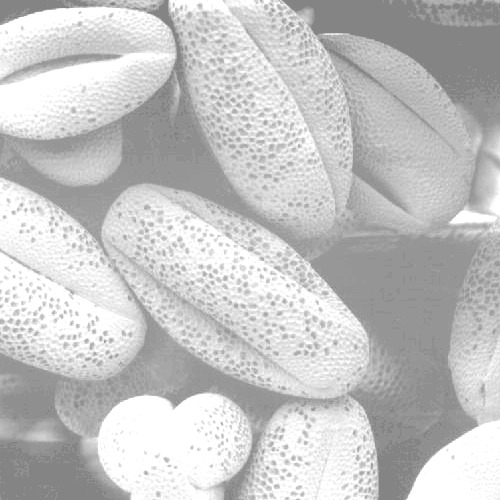
#> input picture cap3/img/3201.tif, 500 x 500 px, found by its file name
$ python 320.py
#> lines starting #> are read from the running program, lines starting #| are printed output that depends on the picture
#!/usr/bin/env python
# coding: utf-8

# In[31]:


import numpy as np
import cv2
import matplotlib.pyplot as plt
from PIL import Image as im


# In[38]:


imga = cv2.imread('img/3201.tif')
#> imga is the input picture: shape (500, 500, 3); min 132, max 255, mean 196.4
imga0 = cv2.imread('img/3201.tif',0)
#> imga0: shape (500, 500); min 132, max 255, mean 196.4
imgb = cv2.imread('img/3202.tif')
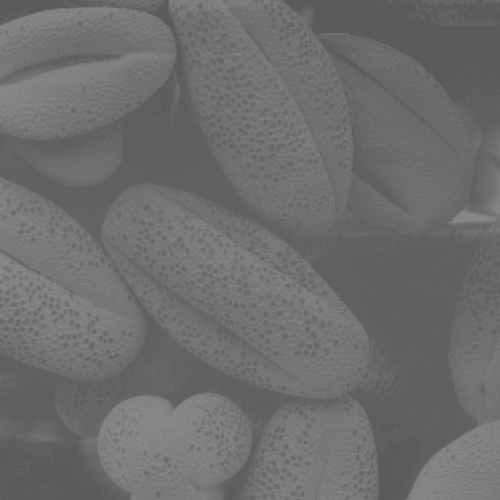
#> input picture cap3/img/3202.tif, 500 x 500 px, found by its file name
#> imgb is the input picture: shape (500, 500, 3); min 91, max 138, mean 109.1
imgb0 = cv2.imread('img/3202.tif',0)
#> imgb0: shape (500, 500); min 91, max 138, mean 109.1
imgc = cv2.imread('img/3203.tif')
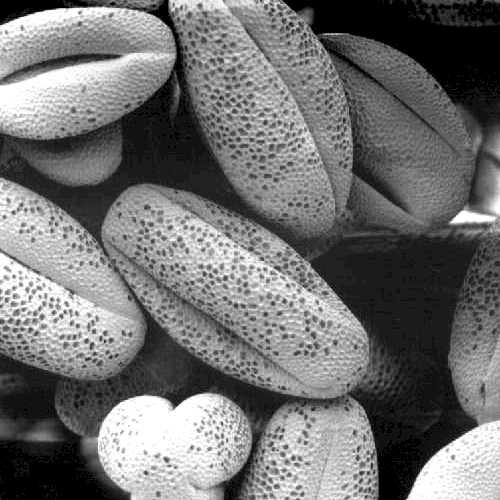
#> input picture cap3/img/3203.tif, 500 x 500 px, found by its file name
#> imgc is the input picture: shape (500, 500, 3); min 0, max 255, mean 113.2
imgc0 = cv2.imread('img/3203.tif',0)
#> imgc0: shape (500, 500); min 0, max 255, mean 113.2
imgd = cv2.imread('img/3204.tif')
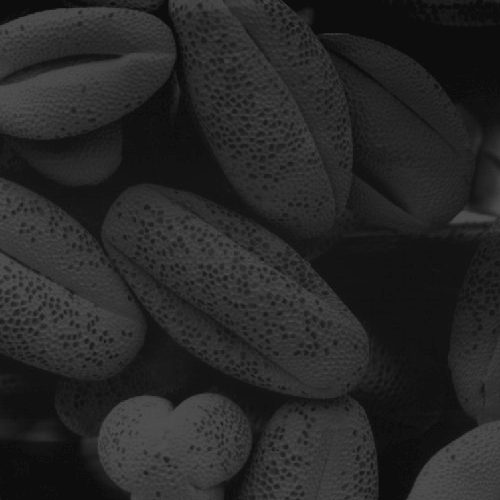
#> input picture cap3/img/3204.tif, 500 x 500 px, found by its file name
#> imgd is the input picture: shape (500, 500, 3); min 13, max 83, mean 38.7
imgd0 = cv2.imread('img/3204.tif',0)
#> imgd0: shape (500, 500); min 13, max 83, mean 38.7


# In[40]:


eqa = cv2.equalizeHist(imga0)
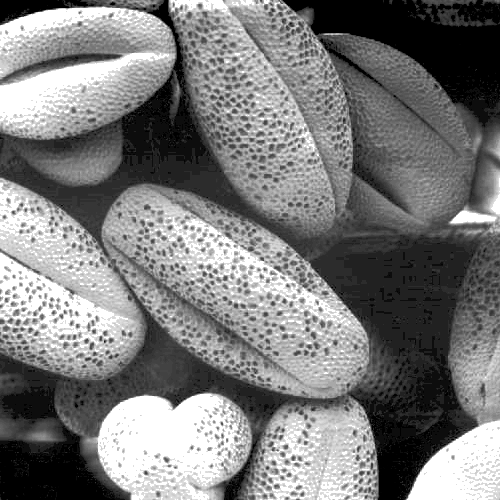
#> eqa: shape (500, 500); min 0, max 255, mean 123.2
eqb = cv2.equalizeHist(imgb0)
eqc = cv2.equalizeHist(imgc0)
eqd = cv2.equalizeHist(imgd0)


# In[50]:


fig, axs = plt.subplots(4, 3)
fig.set_size_inches(12, 16)

plt.subplot(431), plt.imshow(imgd, cmap='gray')
plt.subplot(432), plt.imshow(eqd, cmap='gray')
plt.subplot(433), plt.hist(eqd.flatten(), 255, [0, 255])
plt.subplot(434), plt.imshow(imga, cmap='gray')
plt.subplot(435), plt.imshow(eqa, cmap='gray')
plt.subplot(436), plt.hist(eqa.flatten(), 255, [0, 255])
plt.subplot(437), plt.imshow(imgb, cmap='gray')
plt.subplot(438), plt.imshow(eqb, cmap='gray')
plt.subplot(439), plt.hist(eqb.flatten(), 255, [0, 255])
plt.subplot(4,3,10), plt.imshow(imgc, cmap='gray')
plt.subplot(4,3,11), plt.imshow(eqc, cmap='gray')
plt.subplot(4,3,12), plt.hist(eqc.flatten(), 255, [0, 255])

plt.show()
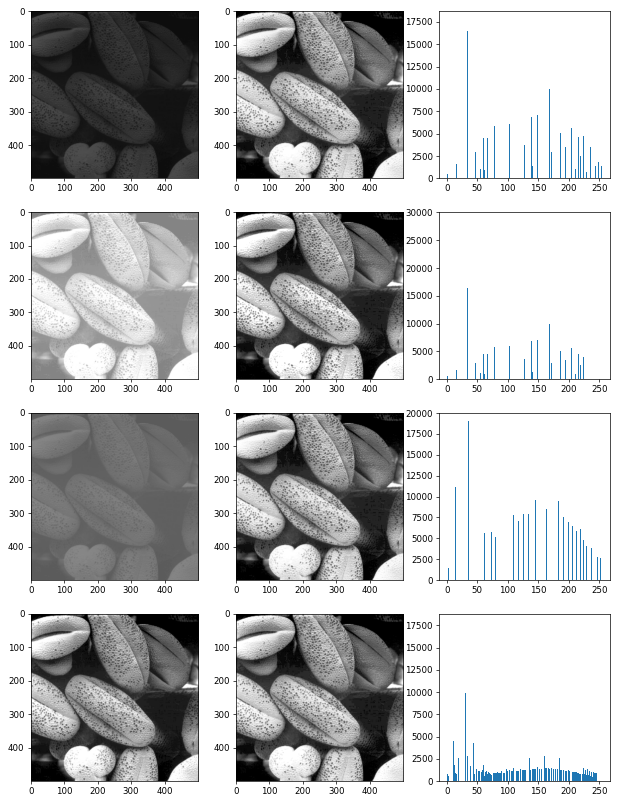
#> figure drawn by matplotlib, 12 panels; panel 3: tallest bar 17814 high, from x = 0 to 1; panel 6: tallest bar 28659 high, from x = 254 to 255; panel 9: tallest bar 19078 high, from x = 35 to 36; panel 12: tallest bar 17913 high, from x = 0 to 1
